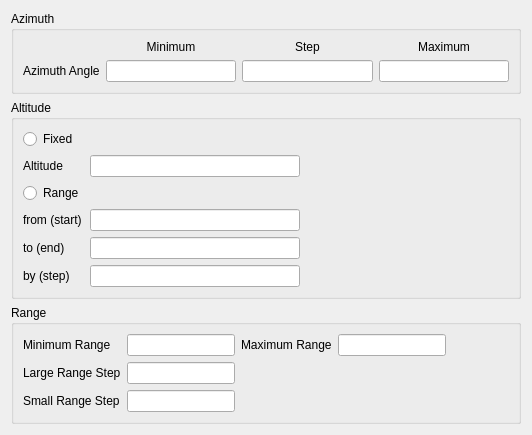
<?xml version="1.0" encoding="UTF-8"?>
<ui version="4.0">
 <class>HorizontalCoverageTargetRegionWidget</class>
 <widget class="QWidget" name="HorizontalCoverageTargetRegionWidget">
  <property name="geometry">
   <rect>
    <x>0</x>
    <y>0</y>
    <width>532</width>
    <height>408</height>
   </rect>
  </property>
  <property name="windowTitle">
   <string>Form</string>
  </property>
  <layout class="QGridLayout" name="gridLayout_2">
   <item row="2" column="0">
    <widget class="QGroupBox" name="mRangeGroupBox">
     <property name="sizePolicy">
      <sizepolicy hsizetype="Minimum" vsizetype="Expanding">
       <horstretch>0</horstretch>
       <verstretch>0</verstretch>
      </sizepolicy>
     </property>
     <property name="title">
      <string>Range</string>
     </property>
     <layout class="QGridLayout" name="gridLayout">
      <item row="0" column="5">
       <spacer name="horizontalSpacer">
        <property name="orientation">
         <enum>Qt::Horizontal</enum>
        </property>
        <property name="sizeHint" stdset="0">
         <size>
          <width>40</width>
          <height>20</height>
         </size>
        </property>
       </spacer>
      </item>
      <item row="1" column="0">
       <widget class="QLabel" name="mLargeRangeStepLabel">
        <property name="text">
         <string>Large Range Step</string>
        </property>
       </widget>
      </item>
      <item row="2" column="0">
       <widget class="QLabel" name="mSmallRangeStepLabel">
        <property name="text">
         <string>Small Range Step</string>
        </property>
       </widget>
      </item>
      <item row="0" column="2">
       <widget class="QLabel" name="mMaxRangeLabel">
        <property name="text">
         <string>Maximum Range</string>
        </property>
       </widget>
      </item>
      <item row="0" column="0">
       <widget class="QLabel" name="mMinRangeLabel">
        <property name="text">
         <string>Minimum Range</string>
        </property>
       </widget>
      </item>
      <item row="0" column="3">
       <widget class="UtQtLengthValueEdit" name="mRangeMaxEdit">
        <property name="sizePolicy">
         <sizepolicy hsizetype="Expanding" vsizetype="Fixed">
          <horstretch>0</horstretch>
          <verstretch>0</verstretch>
         </sizepolicy>
        </property>
        <property name="styleSheet">
         <string notr="true"/>
        </property>
       </widget>
      </item>
      <item row="2" column="5">
       <spacer name="horizontalSpacer_3">
        <property name="orientation">
         <enum>Qt::Horizontal</enum>
        </property>
        <property name="sizeHint" stdset="0">
         <size>
          <width>40</width>
          <height>20</height>
         </size>
        </property>
       </spacer>
      </item>
      <item row="0" column="1">
       <widget class="UtQtLengthValueEdit" name="mRangeMinEdit"/>
      </item>
      <item row="1" column="1">
       <widget class="UtQtLengthValueEdit" name="mStepLargeEdit">
        <property name="styleSheet">
         <string notr="true"/>
        </property>
       </widget>
      </item>
      <item row="1" column="5">
       <spacer name="horizontalSpacer_2">
        <property name="orientation">
         <enum>Qt::Horizontal</enum>
        </property>
        <property name="sizeHint" stdset="0">
         <size>
          <width>40</width>
          <height>20</height>
         </size>
        </property>
       </spacer>
      </item>
      <item row="2" column="1">
       <widget class="UtQtLengthValueEdit" name="mStepSmallEdit">
        <property name="styleSheet">
         <string notr="true"/>
        </property>
       </widget>
      </item>
      <item row="3" column="1">
       <spacer name="verticalSpacer_3">
        <property name="orientation">
         <enum>Qt::Vertical</enum>
        </property>
        <property name="sizeHint" stdset="0">
         <size>
          <width>20</width>
          <height>40</height>
         </size>
        </property>
       </spacer>
      </item>
     </layout>
    </widget>
   </item>
   <item row="0" column="0">
    <widget class="QGroupBox" name="mAzimuthGroupBox">
     <property name="sizePolicy">
      <sizepolicy hsizetype="Minimum" vsizetype="Expanding">
       <horstretch>0</horstretch>
       <verstretch>0</verstretch>
      </sizepolicy>
     </property>
     <property name="styleSheet">
      <string notr="true"/>
     </property>
     <property name="title">
      <string>Azimuth</string>
     </property>
     <property name="flat">
      <bool>false</bool>
     </property>
     <layout class="QGridLayout" name="gridLayout_3">
      <item row="1" column="1">
       <widget class="UtQtAngleValueEdit" name="mAzimuthAngleMinEdit">
        <property name="styleSheet">
         <string notr="true"/>
        </property>
       </widget>
      </item>
      <item row="1" column="0">
       <widget class="QLabel" name="mAzimuthAngleLabel">
        <property name="text">
         <string>Azimuth Angle</string>
        </property>
       </widget>
      </item>
      <item row="0" column="2">
       <widget class="QLabel" name="mStepLabel">
        <property name="text">
         <string>Step</string>
        </property>
        <property name="alignment">
         <set>Qt::AlignCenter</set>
        </property>
       </widget>
      </item>
      <item row="0" column="1">
       <widget class="QLabel" name="mMinLabel">
        <property name="minimumSize">
         <size>
          <width>0</width>
          <height>0</height>
         </size>
        </property>
        <property name="text">
         <string>Minimum</string>
        </property>
        <property name="alignment">
         <set>Qt::AlignCenter</set>
        </property>
       </widget>
      </item>
      <item row="0" column="3">
       <widget class="QLabel" name="mMaxLabel">
        <property name="text">
         <string>Maximum</string>
        </property>
        <property name="alignment">
         <set>Qt::AlignCenter</set>
        </property>
       </widget>
      </item>
      <item row="1" column="3">
       <widget class="UtQtAngleValueEdit" name="mAzimuthAngleMaxEdit"/>
      </item>
      <item row="1" column="2">
       <widget class="UtQtAngleValueEdit" name="mAzimuthAngleStepEdit"/>
      </item>
      <item row="2" column="2">
       <spacer name="verticalSpacer_2">
        <property name="orientation">
         <enum>Qt::Vertical</enum>
        </property>
        <property name="sizeHint" stdset="0">
         <size>
          <width>20</width>
          <height>40</height>
         </size>
        </property>
       </spacer>
      </item>
     </layout>
    </widget>
   </item>
   <item row="1" column="0">
    <widget class="QGroupBox" name="mAltitudeGroupBox">
     <property name="title">
      <string>Altitude</string>
     </property>
     <layout class="QGridLayout" name="gridLayout_4">
      <item row="4" column="0">
       <widget class="QLabel" name="mAltitudeToLabel">
        <property name="text">
         <string>to (end)</string>
        </property>
       </widget>
      </item>
      <item row="5" column="1">
       <widget class="UtQtLengthValueEdit" name="mAltitudeByLineEdit"/>
      </item>
      <item row="0" column="0">
       <widget class="QRadioButton" name="mFixedAltitude_RB">
        <property name="text">
         <string>Fixed</string>
        </property>
       </widget>
      </item>
      <item row="2" column="0">
       <widget class="QRadioButton" name="mRangeAltitude_RB">
        <property name="text">
         <string>Range</string>
        </property>
       </widget>
      </item>
      <item row="1" column="0">
       <widget class="QLabel" name="mAltitudeFixedLabel">
        <property name="text">
         <string>Altitude</string>
        </property>
       </widget>
      </item>
      <item row="3" column="0">
       <widget class="QLabel" name="mAltitudeFromLabel">
        <property name="text">
         <string>from (start)</string>
        </property>
       </widget>
      </item>
      <item row="5" column="0">
       <widget class="QLabel" name="mAltitudeByLabel">
        <property name="text">
         <string>by (step)</string>
        </property>
       </widget>
      </item>
      <item row="3" column="1">
       <widget class="UtQtLengthValueEdit" name="mAltitudeFromLineEdit"/>
      </item>
      <item row="5" column="2">
       <spacer name="horizontalSpacer_7">
        <property name="orientation">
         <enum>Qt::Horizontal</enum>
        </property>
        <property name="sizeHint" stdset="0">
         <size>
          <width>40</width>
          <height>20</height>
         </size>
        </property>
       </spacer>
      </item>
      <item row="1" column="1">
       <widget class="UtQtLengthValueEdit" name="mAltitudeFixedLineEdit"/>
      </item>
      <item row="4" column="2">
       <spacer name="horizontalSpacer_6">
        <property name="orientation">
         <enum>Qt::Horizontal</enum>
        </property>
        <property name="sizeHint" stdset="0">
         <size>
          <width>40</width>
          <height>20</height>
         </size>
        </property>
       </spacer>
      </item>
      <item row="4" column="1">
       <widget class="UtQtLengthValueEdit" name="mAltitudeToLineEdit"/>
      </item>
      <item row="3" column="2">
       <spacer name="horizontalSpacer_5">
        <property name="orientation">
         <enum>Qt::Horizontal</enum>
        </property>
        <property name="sizeHint" stdset="0">
         <size>
          <width>40</width>
          <height>20</height>
         </size>
        </property>
       </spacer>
      </item>
      <item row="1" column="2">
       <spacer name="horizontalSpacer_4">
        <property name="orientation">
         <enum>Qt::Horizontal</enum>
        </property>
        <property name="sizeHint" stdset="0">
         <size>
          <width>40</width>
          <height>20</height>
         </size>
        </property>
       </spacer>
      </item>
      <item row="6" column="1">
       <spacer name="verticalSpacer_4">
        <property name="orientation">
         <enum>Qt::Vertical</enum>
        </property>
        <property name="sizeHint" stdset="0">
         <size>
          <width>20</width>
          <height>40</height>
         </size>
        </property>
       </spacer>
      </item>
     </layout>
    </widget>
   </item>
   <item row="3" column="0">
    <spacer name="verticalSpacer">
     <property name="orientation">
      <enum>Qt::Vertical</enum>
     </property>
     <property name="sizeHint" stdset="0">
      <size>
       <width>20</width>
       <height>40</height>
      </size>
     </property>
    </spacer>
   </item>
  </layout>
 </widget>
 <customwidgets>
  <customwidget>
   <class>UtQtLengthValueEdit</class>
   <extends>QLineEdit</extends>
   <header>UtQtUnitValueEdit.hpp</header>
  </customwidget>
  <customwidget>
   <class>UtQtAngleValueEdit</class>
   <extends>QLineEdit</extends>
   <header>UtQtUnitValueEdit.hpp</header>
  </customwidget>
 </customwidgets>
 <resources/>
 <connections/>
</ui>
